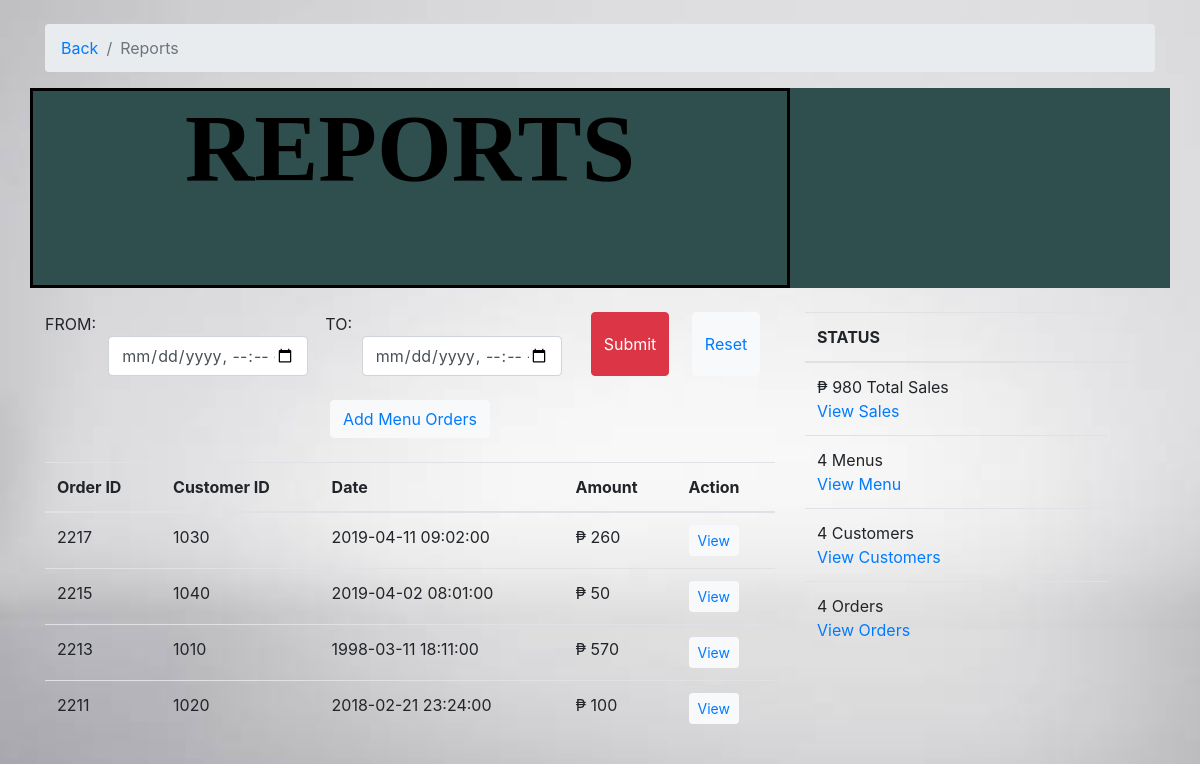
/order_reports.php (signed in), run on the app's committed database.
### tables this page shows
CREATE TABLE `customer_order` (
  `order_id` int(50) NOT NULL,
  `customer_id` int(50) NOT NULL,
  `timestamp` timestamp NOT NULL DEFAULT CURRENT_TIMESTAMP ON UPDATE CURRENT_TIMESTAMP
);

### order_reports.php (the view, shortened to what this page needs)
<!DOCTYPE html>
<html>
	<head>
			<link rel="stylesheet" href="style.css">
			<link rel="stylesheet" href="bootstrap-4.0.0-beta.3-dist/css/bootstrap.min.css">
			<link rel="stylesheet" href="bootstrap-4.0.0-beta.3-dist/jss/bootstrap.js">
	</head>
<body><br/><div class="container">
	<form action="order_reports.php" method="POST">
		<nav aria-label="breadcrumb">
		<ol class="breadcrumb">
		<li class="breadcrumb-item"><a href="home.php">Back</a></li>
		<li class="breadcrumb-item active" aria-current="page">Reports</li>
	</ol>
</nav>
			</div>
		<div class="container">
		<div class="row" style="background-color:#2F4F4F">
			<div class="col-8" style="border-style: solid;color: black;text-align: center">
				<h1 style=" font-family: AR DELANEY, serif;" class="display-1 font-weight-bold">REPORTS</h1>
				</div>
		</div>
		<br/>
		<div class="row">
			<div class="col-8">
			<form action = "search.php" method="GET" >
				<div class="row">
					<div class="col-1">
						<p>FROM: </p>
					</div>
					<div class="col-3">
						&nbsp;&nbsp;&nbsp;&nbsp;&nbsp;&nbsp;&nbsp;&nbsp;&nbsp;&nbsp;&nbsp;&nbsp;<input type="datetime-local" class="form-control" name="startdate" style="width: 200px;" required>
					</div>
					<div class="col-1">
						<p>&nbsp;&nbsp;&nbsp;&nbsp;&nbsp;&nbsp;TO: </p>
					</div>
					<div class="col-3">
						&nbsp;&nbsp;&nbsp;&nbsp;&nbsp;&nbsp;&nbsp;&nbsp;&nbsp;&nbsp;&nbsp;&nbsp;<input type="datetime-local" class="form-control" name="enddate" style="width: 200px;" required>
					</div>
					&nbsp;&nbsp;&nbsp;&nbsp;&nbsp;&nbsp;&nbsp;&nbsp;&nbsp;&nbsp;&nbsp;&nbsp;<button type="submit" class="btn btn-danger"> Submit</button>
					&nbsp;&nbsp;&nbsp;&nbsp;&nbsp;<button class="btn btn-light"><a href="order_reports.php">Reset</a></button>
				</div>
			</form>
			<form><br>
				<center><button type="submit" name="cancel" class="btn btn-light"><a href="addorder.php">Add Menu Orders</a></button>
					<br/><br/>
			<div class="table-responsive">
				<table class="table">
				  <thead>
					<tr>
					  <th scope="col">Order ID</th>
					  <th scope="col">Customer ID</th>
					  <th scope="col">Date</th>
					  <th scope="col">Amount</th>
					  <th scope="col">Action</th>
					</tr>
				  </thead>
				  <tbody>
								<?php
								include_once 'logdb.php';
									$sql = "SELECT order_id, customer_id, timestamp, SUM(price*quantity) FROM customer_order full inner join order_item USING(order_id)  GROUP by order_id ORDER BY order_id desc ;";
									$result = mysqli_query($conn, $sql);
									$resultCheck = mysqli_num_rows($result);
									if ($resultCheck > 0) {
										while ($row = mysqli_fetch_assoc($result)) {
										$order_id = $row["order_id"];
										$sum = $row["SUM(price*quantity)"];
										$timestamp = $row["timestamp"];
										$customer_id = $row["customer_id"];
								?>
					<tr>
							<td><?php echo $order_id?></td>
							<td><?php echo $customer_id;?></td>
							<td><?php echo $timestamp;?></td>
					  <td>&#8369; <?php echo $sum;?></td>
					  <td> <button class="btn btn-light btn-sm"><a href="viewcheckoutsummary.php?order=<?php echo $order_id; ?>&no=<?php echo $customer_id; ?>">View</a></button></td>
					</tr>
					<?php
							}
								}
								?>
				  </tbody>
				</table>
			</div>
			</form>
			</div>
			<div class="col-4">
				<div class="table-responsive">
					<table class="table">
						<thead>
							<tr>
							<th>STATUS<th>
							</tr>
						</thead>
						<tbody>
							<tr>
								<td>
									<?php
										include_once 'logdb.php';
										$sql = "SELECT SUM(price * quantity) AS `total` FROM order_item";
										$query_sum = mysqli_query($conn,$sql);
									?>
									<?php while($row = mysqli_fetch_array($query_sum)):?>
									<div class="dropdown">
										<?php echo "&#8369; " .$row['total']. " Total Sales";?>
										<div class="dropdown-content">
											<a href="order.php?order=''&hide=''">View Sales</a>
										</div>
									</div>
									<?php endwhile;?>
								</td>
							</tr>
							<tr>
								<td>
									<?php
										include_once 'logdb.php';
										$sql = "SELECT COUNT(*) AS `count` FROM menu";
										$query_menu = mysqli_query($conn,$sql);
									?>
									<?php while($row = mysqli_fetch_array($query_menu)):?>
									<div class="dropdown">
										<?php echo $row['count']. " Menus";?>
										<div class="dropdown-content">
											<a href="menu.php">View Menu</a>
										</div>
									</div>
									<?php endwhile;?>
								</td>
							</tr>
							<tr>
								<td>
									<?php
										include_once 'logdb.php';
										$sql = "SELECT COUNT(*) AS `count` FROM customer";
										$query_cus = mysqli_query($conn,$sql);
									?>
									<?php while($row = mysqli_fetch_array($query_cus)):?>
									<div class="dropdown">
										<?php echo $row['count']. " Customers";?>
										<div class="dropdown-content">
											<a href="customer.php">View Customers</a>
										</div>
									</div>
									<?php endwhile;?>
								</td>
							</tr>
							<tr>
								<td>
									<?php
										include_once 'logdb.php';
										$sql = "SELECT COUNT(*) AS `count` FROM order_item";
										$query_item = mysqli_query($conn,$sql);
									?>
									<?php while($row = mysqli_fetch_array($query_item)):?>
									<div class="dropdown">
										<?php echo $row['count']. " Orders";?>
										<div class="dropdown-content">
											<a href="customer.php">View Orders</a>
										</div>
									</div>
									<?php endwhile;?>
								</td>
							</tr>
						</tbody>
					</table>
				</div>
			</div>
		</div>
	<br/><br/>
	<br/><br/><br/><br/><br/><br/>
</body>
</html>

### style.css (style rules this page uses)
body { margin: 0; padding: 0; background-image:url(images/background.jpg); background-size: cover; background-repeat:no-repeat; font-family: sans-serif; font-family: arial; }

### data on the page
customer_order: order_id "2217", customer "1030", timestamp "2019-04-11 09:02:00", sum "260"
customer_order: order_id "2215", customer "1040", timestamp "2019-04-02 08:01:00", sum "50"
customer_order: order_id "2213", customer "1010", timestamp "1998-03-11 18:11:00", sum "570"
customer_order: order_id "2211", customer "1020", timestamp "2018-02-21 23:24:00", sum "100"

### other printed values
$row['total'] "980"
$row['count'] "4"
